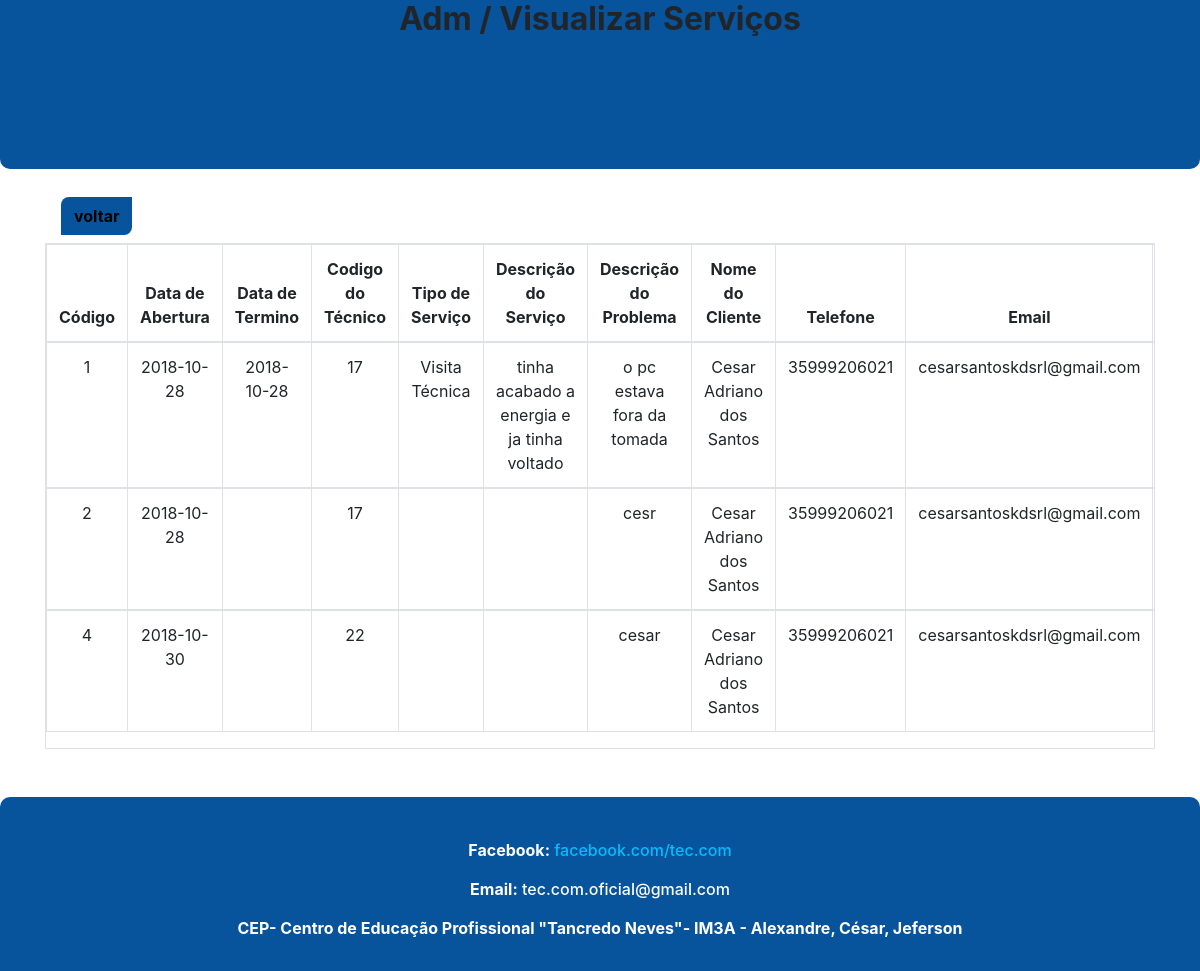
Page /visualisar_servicos_adm.php (signed in) on the committed database.
### tables this page shows
CREATE TABLE `servicos` (
  `id` int(11) NOT NULL,
  `data_abertura` date NOT NULL,
  `data_termino` date DEFAULT NULL,
  `id_problema` int(11) NOT NULL,
  `tipo` varchar(20) NOT NULL,
  `id_tecnico` int(11) NOT NULL,
  `descricao_servico` varchar(200) NOT NULL
);

CREATE TABLE `problema` (
  `id` int(11) NOT NULL,
  `id_cliente` int(11) NOT NULL,
  `descricao` varchar(200) NOT NULL,
  `situacao` varchar(20) NOT NULL
);

CREATE TABLE `cliente` (
  `id` int(11) NOT NULL,
  `nome` varchar(100) NOT NULL,
  `telefone` varchar(11) NOT NULL,
  `email` varchar(50) NOT NULL,
  `cpf` varchar(11) NOT NULL,
  `rua` varchar(50) DEFAULT NULL,
  `numero` int(11) DEFAULT NULL,
  `complemento` varchar(100) DEFAULT NULL,
  `bairro` varchar(100) NOT NULL,
  `cidade` varchar(50) NOT NULL,
  `estado` varchar(2) NOT NULL,
  `senha` varchar(200) NOT NULL
);

### visualisar_servicos_adm.php (the view, shortened to what this page needs)
<?php
     include("conexao.php");
?>
<!DOCTYPE html>
<html lang="pt-br">
    <head>
        <link rel="stylesheet" href="css/bootstrap.css">
        <link rel="stylesheet" href="css/estilo.css?version= 1">
    </head>
    <body>
      <header id="headerlogin">
            <h2><b>Adm / Visualizar Serviços</b></h2>
      </header>
      <div class="container">
        <nav class="navbar navbar-expand-md navbar-light">
          <a href="admin.php" class="voltaresc"><button type="submit" class="btn voltar"><font color="black"><b>voltar</b></font></button></a>
        </nav>
      </div>
        <div class="container" >
            <div class="table-responsive table-bordered table-hover">
            <table class="table">
              <thead>
                <tr>
                  <th>Código</th>
                  <th>Data de Abertura</th>
                  <th>Data de Termino</th>
                  <th>Codigo do Técnico</th>
                  <th>Tipo de Serviço</th>
                  <th>Descrição do Serviço</th>
                  <th>Descrição do Problema</th>
                  <th>Nome do Cliente</th>
                  <th>Telefone</th>
                  <th>Email</th>
                  <th>Ações</th>
                </tr>
              </thead>
              <?php
                $result_usuario = "SELECT servicos.id AS idserv, servicos.data_abertura, servicos.data_termino, servicos.tipo, servicos.id_tecnico, servicos.descricao_servico, problema.descricao, cliente.nome, cliente.telefone, cliente.email FROM (servicos INNER JOIN problema ON problema.id = servicos.id_problema) INNER JOIN cliente ON problema.id_cliente = cliente.id";
                $resultado_usuario = mysqli_query($conexao, $result_usuario);
                while($row_usuario = mysqli_fetch_assoc($resultado_usuario)){
               ?>
              <tbody>
                <tr>
                  <td><?php  echo $row_usuario['idserv'];?></td>
                  <td><?php  echo $row_usuario['data_abertura'];?></td>
                  <td><?php  echo $row_usuario['data_termino'];?></td>
                  <td><?php  echo $row_usuario['id_tecnico'];?></td>
                  <td><?php  echo $row_usuario['tipo'];?></td>
                  <td><?php  echo $row_usuario['descricao_servico'];?></td>
                  <td><?php  echo $row_usuario['descricao'];?></td>
                  <td><?php  echo $row_usuario['nome'];?></td>
                  <td><?php  echo $row_usuario['telefone'];?></td>
                  <td><?php  echo $row_usuario['email'];?></td>
                  <td> <a href="atualizar_servico_tec.php?id=<?php  echo $row_usuario['idserv']; ?>" class="btn btn-primary">Atualizar Serviço</a></td>
                </tr>
                <?php } ?>
              </tbody>
            </table>
          </div>
        </div>
        <br><br>
        <footer id="footerlogin">
            <div class="container">
                <div class="footerindex">
                    <br><h6 id="facefooter"><b>Facebook:</b> <a id="face" href ="https://www.facebook.com/Teccom-621638164884532/" target="blank">facebook.com/tec.com</a></h6>
                    <h6 id="emailfooter"><b>Email:</b> tec.com.oficial@gmail.com</h6>
                    <h6 id="turmafooter"><b>CEP- Centro de Educação Profissional "Tancredo Neves"<a id="aadmin" href="admin.php">-</a> IM3A - Alexandre, César, Jeferson</b></h6><br/>
                </div>
            </div>
        </footer>
    </body>
</html>

### css/estilo.css (style rules this page uses)
#face { color: #00BFFF; }
.footerindex { text-align: center; }
#facefooter { margin-top: 20px; color: white; }
#emailfooter { margin-top: 20px; color: white; }
#turmafooter { margin-top: 20px; color: white; }
.voltar { background-color: #07539c; margin-top: 15px; border-radius: 8px 0px 8px 0px; }
footer { width: 100%; background-color:#07539c; clear: both; }
::placeholder { text-align: center; }
#headerlogin { background-color: #07539c; height: 169px; border-radius: 0px 0px 10px 10px; text-align: center; margin-bottom: 5px; }
#footerlogin { width: 100%; background-color: #07539c; border-radius: 10px 10px 0px 0px; text-align: center; }
table { text-align: center; }
#aadmin { color: white; text-decoration: none; cursor:text; }

### rows in the picture
servicos: id "1", data_abertura "2018-10-28", data_termino "2018-10-28", id_tecnico "17", tipo "Visita Técnica", descricao_servico "tinha acabado a energia e ja tinha voltado", id_problema.descricao "o pc estava fora da tomada", cliente.nome "Cesar Adriano dos Santos", cliente.telefone "35999206021", cliente.email "cesarsantoskdsrl@gmail.com"
servicos: id "2", data_abertura "2018-10-28", id_tecnico "17", id_problema.descricao "cesr", cliente.nome "Cesar Adriano dos Santos", cliente.telefone "35999206021", cliente.email "cesarsantoskdsrl@gmail.com"
servicos: id "4", data_abertura "2018-10-30", id_tecnico "22", id_problema.descricao "cesar", cliente.nome "Cesar Adriano dos Santos", cliente.telefone "35999206021", cliente.email "cesarsantoskdsrl@gmail.com"
